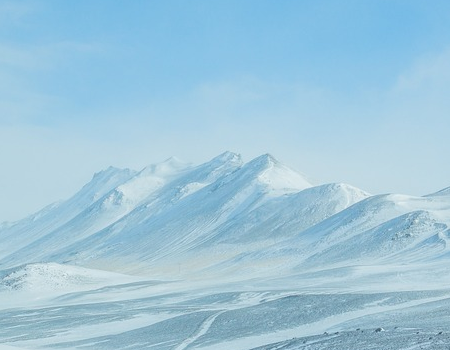
#> input picture Lab 2/imgs/light.png, 450 x 350 px
$ jupyter execute --allow-errors lavorare_con_istogrammi.ipynb   (shell and % lines are left out)
#> lines starting #> are read from the running program, lines starting #| are printed output that depends on the picture
# Fondamenti di elaborazione immagini

## Effettuiamo l'import delle librerie utilizzate nell'esercitazione.

[cell 1]
import cv2
import numpy as np
import matplotlib as mapli
import matplotlib.pyplot as plt
from mpl_toolkits.axes_grid1 import ImageGrid

Di seguito i riferimenti alle pagine di documentazione, sempre utiliti:

* Rif: [numpy](https://numpy.org/doc/stable/)
* Rif: [opencv](https://docs.opencv.org/)
* Rif: [matplotlib](https://matplotlib.org/stable/index.html)

Aggiungiamo alcune funzioni di utilita' per semplificare la scrittura del codice.

[cell 2]
def rgb(image : np.array) -> np.array:
    return cv2.cvtColor(image, cv2.COLOR_BGR2RGB)

def gray(image : np.array) -> np.array:
    return cv2.cvtColor(image, cv2.COLOR_BGR2GRAY)

def grid(images : list[np.array], rows : int, cols : int, size : int, colors : list[str] = None) -> None:
    fig = plt.figure(figsize=(size,size))
    grid = ImageGrid(fig, 111, nrows_ncols=(rows, cols), axes_pad=0.1)

    if colors is not None:
        counter = 0
        for ax, im in zip(grid, images):
            ax.imshow(im, cmap=colors[counter])
            counter = (counter + 1) % len(colors)
        plt.show()
    else:
        for ax, im in zip(grid, images):
            ax.imshow(im)
        plt.show()

## _L'istogramma e' un potente strumento messo a disposizione per l'analisi delle immagini._

Quest'ultimo, permette di mostrare quanti pixel (asse y) possiedono uno specifico valore (asse x) in un semplice grafico a linee o barre. Di seguito carichiamo un'immagine colore e ne mostriamo l'istogramma usando due metodi che, come visto in precedenza, sfruttano _opencv_ e _numpy_.

[cell 3]
bgr_image = cv2.imread('./imgs/kitten.png', cv2.IMREAD_COLOR)  # carico l'immagine colore.
color = ('b','g','r')

[cell 4]
b_histogram = cv2.calcHist([bgr_image], [0], None, [256],[0,256])   # calcolo l'istogramma per il piano blu.
#> b_histogram = 256 values from 0 to 0
#> (the rest of this cell did not finish here and is left out)

Tramite la funzione _calcHist_ di _opencv_ e' possibile calcolare l'istogramma di un piano immagine e con la funzione _plot_ di matplotlib e' possibile mostrarlo. La parametrizzazione di _calcHist_ permette di utilizzare piu' di un'immagine e di un piano ma per l'utilizzo che a noi interessa, questo e' sufficiente. Vedere i riferimenti.

* Rif: [calcHist](https://docs.opencv.org/4.7.0/d6/dc7/group__imgproc__hist.html#ga4b2b5fd75503ff9e6844cc4dcdaed35d)
* Rif: [plot](https://matplotlib.org/stable/api/_as_gen/matplotlib.pyplot.plot.html)

Allo stesso modo, possiamo sfruttare la libreria _numpy_ lavorando direttamente sulle matrici.

#> (a cell that did not finish here is left out)

In questo caso abbiamo utilizzato _numpy_ sfruttando i metodi _ravel_ e _histogram_. Con il primo non si fa altro che prendere un'immagine (nel nostro caso un piano) e lo si trasforma in un vettore di valori. Con il secondo metodo, si analizza il vettore di valori al fine di trovare l'istogramma.

* Rif: [ravel](https://numpy.org/doc/stable/reference/generated/numpy.ravel.html)
* Rif: [histogram](https://numpy.org/doc/stable/reference/generated/numpy.histogram.html)

## _L'analisi di un istogramma permette spesso di trarre rapide conclusioni quali, ad esempio, le differenze di luminosita' fra immagini._

Carichiamo ad esempio due immagini con una differenza palese di luminosita' e cerchiamo di ritrovare la stessa informazione negli istogrammi.

[cell 6]
light_img = cv2.imread('./imgs/light.png', cv2.IMREAD_COLOR)   # carico un'immagine chiara.
#> light_img is the input picture: shape (350, 450, 3); mean B, G, R 218.3, 198.2, 158.4
dark_img = cv2.imread('./imgs/dark.png', cv2.IMREAD_COLOR)     # carico un'immagine scura.
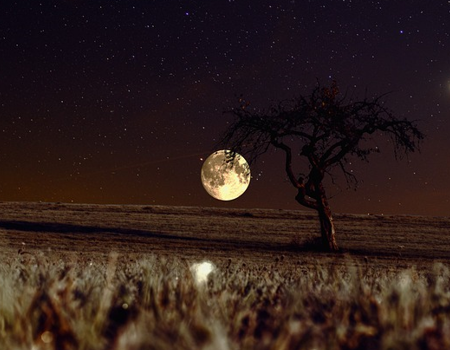
#> input picture Lab 2/imgs/dark.png, 450 x 350 px
#> dark_img is the input picture: shape (350, 450, 3); mean B, G, R 26.6, 30, 47.1
grid([rgb(light_img),rgb(dark_img)], 1, 2, 20)
#> the loop in grid, `for ax, im in zip(grid, images):` made 2 passes
#> in grid, `plt.show()`:
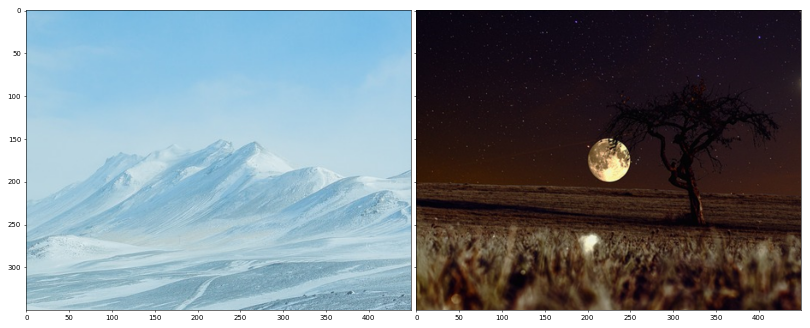
#> figure drawn by matplotlib, 2 panels

[cell 7]
light_b_histogram, _ = np.histogram(light_img[:,:,0].ravel(), 256, [0,256]) # istogramma del blu.
#> light_b_histogram = 256 values, max 18386 at index 229, min 0 at index 0, mean 615.2
light_g_histogram, _ = np.histogram(light_img[:,:,1].ravel(), 256, [0,256]) # istogramma del verde.
#> light_g_histogram = 256 values, max 6687 at index 213, min 0 at index 0, mean 615.2
light_r_histogram, _ = np.histogram(light_img[:,:,2].ravel(), 256, [0,256]) # istogramma del rosso.
#> light_r_histogram = 256 values, max 4379 at index 185, min 0 at index 0, mean 615.2
light_hists = [light_b_histogram, light_g_histogram, light_r_histogram]

dark_b_histogram, _ = np.histogram(dark_img[:,:,0].ravel(), 256, [0,256])   # istogramma del blu.
#> dark_b_histogram = 256 values, max 7984 at index 19, min 0 at index 206, mean 615.2
dark_g_histogram, _ = np.histogram(dark_img[:,:,1].ravel(), 256, [0,256])   # istogramma del verde.
#> dark_g_histogram = 256 values, max 5871 at index 14, min 0 at index 254, mean 615.2
dark_r_histogram, _ = np.histogram(dark_img[:,:,2].ravel(), 256, [0,256])   # istogramma del rosso.
#> dark_r_histogram = 256 values, max 3646 at index 24, min 4 at index 218, mean 615.2
dark_hists = [dark_b_histogram, dark_g_histogram, dark_r_histogram]

plt.subplots(1, 2, figsize=(20, 8))
plt.subplot(1, 2, 1)
for i in range(len(color)):
    plt.plot(light_hists[i], color=color[i])
plt.title('light')
plt.subplot(1, 2, 2)
for i in range(len(color)):
    plt.plot(dark_hists[i], color=color[i])
plt.title('dark')
plt.show()
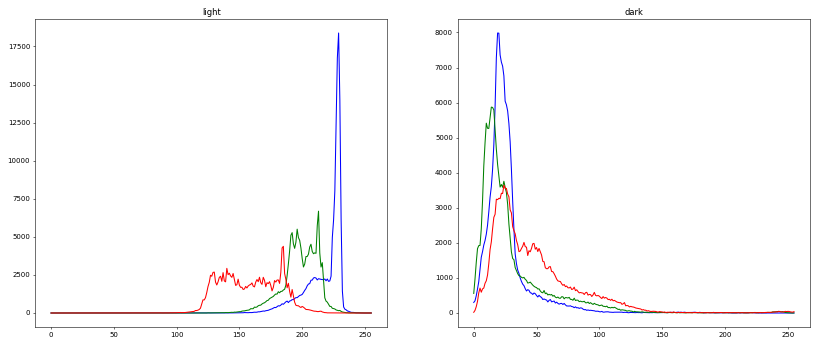
#> figure drawn by matplotlib, 2 panels; panel 1: curve peaks at x = 229, y = 18386; panel 1: curve peaks at x = 213, y = 6687; panel 1: curve peaks at x = 185, y = 4379; panel 2: curve peaks at x = 19, y = 7984

Con i metodi _subplots_ e _subplot_ di _matplotlib_ e' possibile configurare la figura da disegnare permettendo di mostrare piu' grafici in una modalita' a griglia. In questo caso, il confronto fra gli istogrammi mostra il palese sbilanciamento verso i colori chiari (vicini a 255) nell'immagine chiara e verso i colori scuri (vicino a 0) nell'immagine scura.

* Rif: [subplots](https://matplotlib.org/stable/api/_as_gen/matplotlib.pyplot.subplots.html)
* Rif: [subplot](https://matplotlib.org/stable/api/_as_gen/matplotlib.pyplot.subplot.html)

## _Altrettando possibile e' vedere se immagini contengono gruppi di pixel fra loro facilmente separabili._

Proviamo, ad esempio, ad analizzare l'istogramma di una immagine in cui due oggetti palesemente distinti, sono distinguibili anche leggendo i valori dell'istogramma.

[cell 8]
leveled_img = cv2.imread('./imgs/thresholds/gray.png', cv2.IMREAD_GRAYSCALE)
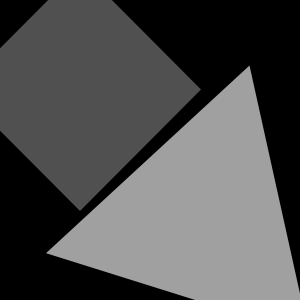
#> input picture Lab 2/imgs/thresholds/gray.png, 300 x 300 px
#> leveled_img is the input picture: shape (300, 300); min 0, max 160, mean 79.2
plt.imshow(leveled_img)
plt.show()

[cell 9]
hist, _ = np.histogram(leveled_img.ravel(), 256, [0,256])   # calcolo l'istogramma.
#> hist = 256 values, max 31447 at index 0, min 0 at index 49, mean 351.6
plt.figure(figsize=(20,8))
plt.plot(hist)
plt.show()
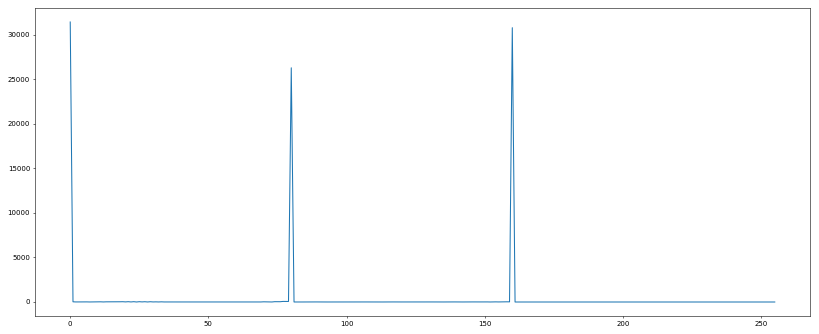
#> figure drawn by matplotlib, 1 panel; curve peaks at x = 0, y = 31447
